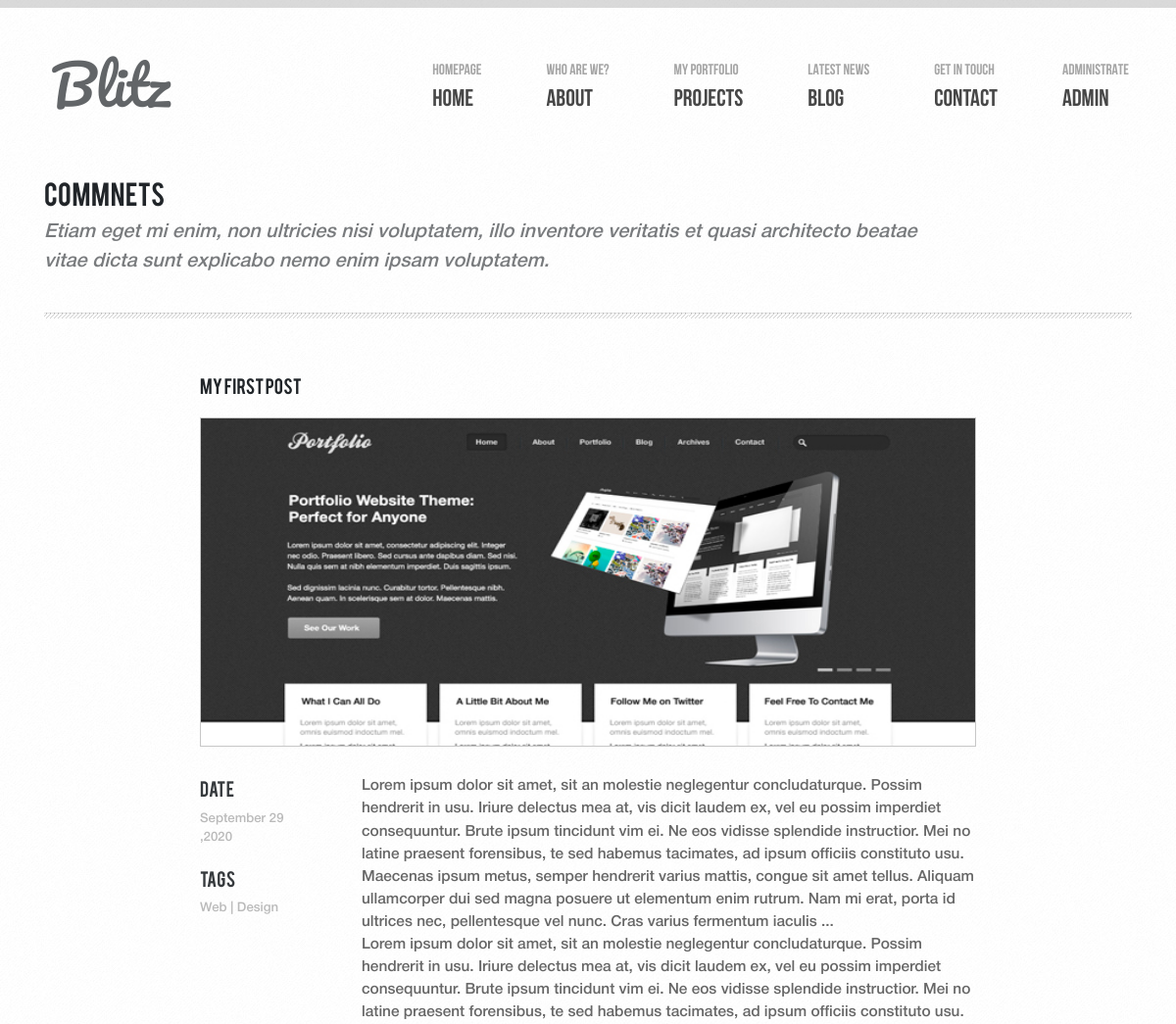
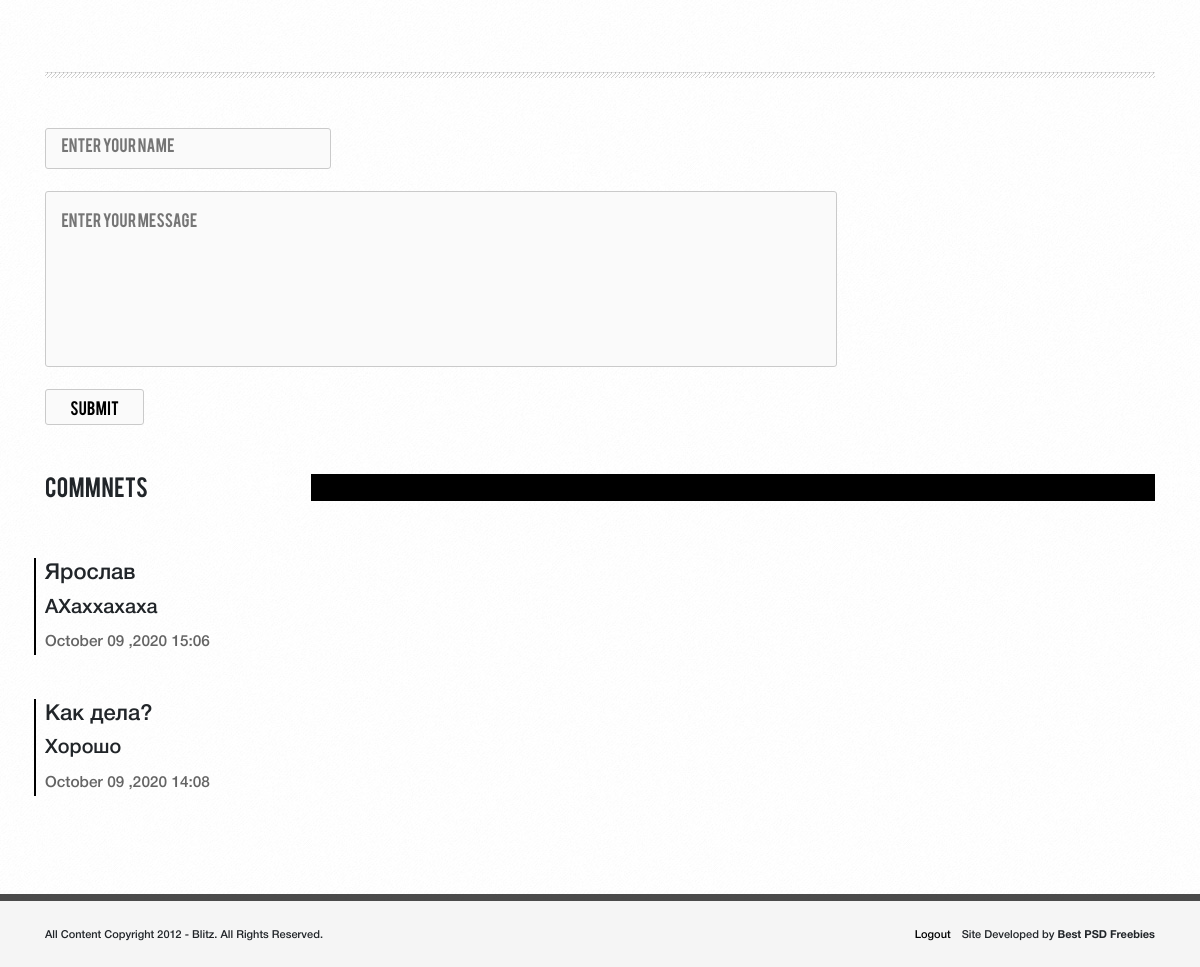
The app's page /blog/comments&id_post=8 (signed in) with its own data (2 pictures, top to bottom).
### models.py (models this page shows, shortened)
class Posts(db.Model):
    id = db.Column(db.Integer, primary_key=True)
    title = db.Column(db.String(50), nullable=False)
    img_path = db.Column(db.String(100), default='../static/images/projects_img')
    date = db.Column(db.String(50), default=datetime.now().strftime("%B %d ,%Y"))
    tags = db.Column(db.String(50), nullable=False)
    text = db.Column(db.String(200), nullable=False)
    comments = db.relationship('Comments', uselist=False, backref='posts')

class Comments(db.Model):
    id = db.Column(db.Integer, primary_key=True)
    id_post = db.Column(db.Integer, db.ForeignKey('posts.id'))
    name = db.Column(db.String(30), nullable=False)
    text = db.Column(db.String(200), nullable=False)
    date = db.Column(db.String(50), default=datetime.now().strftime("%B %d ,%Y %H:%M"))

### view.py (the view, shortened to what this page needs)
@app.route('/blog/comments&id_post=<int:id_post>', methods=['GET', 'POST'])
def comment(id_post):
    post = Posts.query.filter_by(id=id_post).all()
    comms = Comments.query.filter_by(id_post=id_post).order_by(Comments.date.desc()).all()
    form = PostComments(obj=comms)
    return render_template('comments.html', post=post, comms=comms)

### forms.py
class PostComments(Form):
	name = StringField('Name')
	text = TextAreaField('Text')

### templates/comments.html (shortened to what this page needs)
{% extends 'base.html' %}
{% block head %}
    <link rel="stylesheet" href="../static/css/comments.css">
{% endblock %}
{% block main %}
    <main class="main">
        <div class="container">
            <div class="about-title">
                <div class="title text-uppercase">Commnets</div>
                <div class="subtitle">Etiam eget mi enim, non ultricies nisi voluptatem, illo inventore veritatis et quasi architecto beatae<br>
                                      vitae dicta sunt explicabo nemo enim ipsam voluptatem.
                </div>
            </div>
            <hr class="line">
            <section class="blog-content">
                <div class="blog-items">
                    {% for el in post %}
                    <div class="blog-item">
                        <div class="title text-uppercase">{{ el.title }}</div>
                        <img src="{{ el.img_path }}" alt="">
                        <div class="info d-flex">
                            <div class="info-left">
                                <div class="date">
                                    <div class="text text-uppercase">Date</div>
                                    <div class="value">{{ el.date }}</div>
                                </div>
                                <div class="tags">
                                    <div class="text text-uppercase">Tags</div>
                                    <div class="value">{{ el.tags }}</div>
                                </div>
                            </div>
                            <div class="info-right">
                                <div class="text d-flex flex-wrap">{{ el.text }}</div>
                                <div class="text">Lorem ipsum dolor sit amet, sit an molestie neglegentur concludaturque. Possim hendrerit in usu. Iriure delectus mea at, vis dicit laudem ex, vel eu possim imperdiet consequuntur. Brute ipsum tincidunt vim ei. Ne eos vidisse splendide instructior. Mei no latine praesent forensibus, te sed habemus tacimates, ad ipsum officiis constituto usu.</div>
                            </div>
                        </div>
                    </div>
                    <hr class="line">
                    {% endfor %}
                    <section class="comm-section">
                        <div class="comm-form">
                            <form method="post" class="form" name="comm">
                                <input type="text" placeholder="Enter your name" name="name" id="name">
                                <textarea name="text" id="text" class="textarea" placeholder="Enter your message"></textarea>
                                <input type="submit" class="sub" value='SUBMIT' id="submit">
                            </form>
                        </div>
                        <div class="comments-block">
                            <div class="comments-title text-uppercase d-flex justify-content-between">
                                <div class="text">Commnets</div>
                                <hr class="big-line">
                            </div>
                            <div class="other-comm-block">
                                {% for el in comms %}
                                <div class="other-comm">
                                    <div class="name">{{ el.name }}</div>
                                    <div class="text">{{ el.text }}</div>
                                    <div class="date">{{ el.date }}</div>
                                </div>
                                {% endfor %}
                            </div>
                        </div>
                    </section>
                </div>
            </section>
        </div>
    </main>
{% endblock %}

### static/css/footer.css (style rules this page uses)
html { font-size: 10px; color: #474747; }

### static/css/comments.css (style rules this page uses)
html { font-size: 11px; color: #474747; }
body { background: url('../images/body_bg1.jpg'); }
.about-title .title { font-family: 'Bebas' ,serif; font-size: 2.4rem; padding-bottom: .6rem; }
.about-title .subtitle { font-family: 'Helvetica Neue',serif; font-size: 1.8rem; font-style: italic; opacity: .6; font-weight: 400; padding-bottom: 2.3rem; }
.line { height: 5px; background: url('../images/line.jpg'); }
.blog-item { width: 72rem; margin: 0 auto; }
.blog-item .title { font-size: 1.6rem; font-family: 'Bebas', serif; padding: 4rem 0 1.8rem 0; }
.blog-item img { width: 72rem; height: 30.5rem; border: 1px solid #c7c7c7; }
.blog-item .info { padding: 2.7rem 0 5.5rem 0; }
.info-left { min-width: 10rem; }
.blog-item .info-left .text { font-size: 1.6rem; font-family: 'Bebas', serif; opacity: .9; }
.blog-item .info-left .value { font-family: 'Helvetica Neue', serif; color: #bababa; font-size: 1.2rem; padding: .8rem 0 1.5rem; }
.blog-item .info-right { font-family: 'Helvetica Neue', serif; font-size: 1.4rem; color: #414141; opacity: .8; padding-left: 5rem; }
.form { display: flex; flex-direction: column; font-family: 'Helvetica Neue', sans-serif; font-size: 1.4rem; }
.form input { height: 3.5rem; width: 26rem; margin: 1rem 0; padding: 1.8rem 1.4rem; background-color: #fafafa; border: 1px solid rgb(202, 202, 202); border-radius: 3px; }
.form input::placeholder { font-family: 'Bebas' ,serif; }
.form input:first-child { margin-top: 3.5rem; }
.form textarea { height: 16rem; width: 72rem; margin: 1rem 0; padding: 1.4rem 1.4rem; background-color: #fafafa; border: 1px solid rgb(202, 202, 202); border-radius: 3px; resize: none }
.form textarea::placeholder { font-family: 'Bebas' ,serif; }
.form .sub { height: auto; width: 9rem; font-family: 'Bebas' ,serif; margin: 1rem 0; margin-bottom: 2rem; padding: .5rem .7rem; background-color: #fafafa; border: 1px solid rgb(202, 202, 202); border-radius: none; }
.comments-title { padding: 2rem 0 5rem 0; }
.comments-title .text { font-family: 'Bebas', serif; font-size: 2rem; cursor: pointer; }
.comments-title .big-line { width: 76%; height: 2.4rem; margin: 0; margin-top: .4rem; background-color: #000; position: relative; transition: all .4s linear; }
.other-comm-block { font-family: 'Helvetica Neue', sans-serif; }
.other-comm { position: relative; margin-bottom: 4rem; }
.other-comm-block .name { font-size: 2rem; }
.other-comm-block .text { font-size: 1.8rem; padding: .3rem 0 .7rem 0; }
.other-comm-block .date { font-size: 1.4rem; color: #646464; }

### records on screen
Posts: title "MY FIRST POST", img_path (picture), date "September 29 ,2020", tags "Web | Design", text "Lorem ipsum dolor sit amet, sit an molestie neglegentur concludaturque. Possim hendrerit in usu. Iriure delectus mea at, vis dicit laudem ex, vel eu possim imperdiet consequuntur. Brute ipsum tincidunt vim ei. Ne eos vidisse splendide instructior. Mei no latine praesent forensibus, te sed habemus tacimates, ad ipsum officiis constituto usu. Maecenas ipsum metus, semper hendrerit varius mattis, congue sit amet tellus. Aliquam ullamcorper dui sed magna posuere ut elementum enim rutrum. Nam mi erat, porta id ultrices nec, pellentesque vel nunc. Cras varius fermentum iaculis ..."
Comments: name "Ярослав", text "АХаххахаха", date "October 09 ,2020 15:06"
Comments: name "Как дела?", text "Хорошо", date "October 09 ,2020 14:08"
